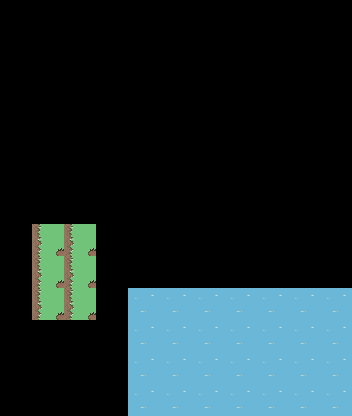

Rendered tile map (Tiled .tmx) drawn with the repository's tilesets; below, a short description and the full map source, tile grids included:
An orthogonal 11x13 tile map with 32x32 px tiles, 1 tile layer (water).

<map version="1.10" tiledversion="1.11.2" orientation="orthogonal" renderorder="right-down" width="11" height="13" tilewidth="32" tileheight="32" infinite="0" nextlayerid="2" nextobjectid="1">
 <tileset firstgid="1" source="../../water/water.tsx" />
 <layer id="1" name="water" width="11" height="13">
  <data encoding="csv">
0,0,0,0,0,0,0,0,0,0,0,
0,0,0,0,0,0,0,0,0,0,0,
0,0,0,0,0,0,0,0,0,0,0,
0,0,0,0,0,0,0,0,0,0,0,
0,0,0,0,0,0,0,0,0,0,0,
0,0,0,0,0,0,0,0,0,0,0,
0,0,0,0,0,0,0,0,0,0,0,
0,19,19,0,0,0,0,0,0,0,0,
0,19,19,0,0,0,0,0,0,0,0,
0,19,19,0,105,105,105,105,105,105,105,
0,0,0,0,105,105,105,105,105,105,105,
0,0,0,0,105,105,105,105,105,105,105,
0,0,0,0,105,105,105,105,105,105,105
</data>
 </layer>
</map>
